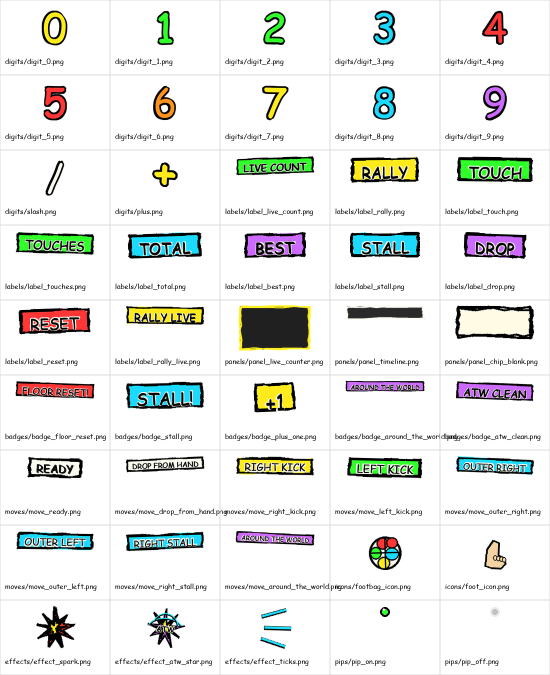
#> input picture assets/ms_paint_hud/asset_sheet.png, 1100 x 1350 px (shown at 1/2 size)
$ python -i patch_footbag_detector.py   (imports and definitions only)
#> lines starting #> are read from the running program, lines starting #| are printed output that depends on the picture; after the words box and inside, x2 and y2 are one past the last pixel; in counts of white or black regions, pixels touching at a corner belong together
#> further down, picture is the input picture: shape (1350, 1100, 3); mean B, G, R 230.5, 233.2, 231.2
#!/usr/bin/env python3
"""Train and evaluate a reviewed-label patch detector for footbag objectness."""

from __future__ import annotations

import argparse
import csv
import json
import math
import random
from collections import defaultdict
from dataclasses import dataclass
from datetime import datetime, timezone
from pathlib import Path
from statistics import mean
from typing import Any

import cv2
import joblib
import numpy as np
from sklearn.ensemble import ExtraTreesClassifier
from sklearn.linear_model import LogisticRegression
from sklearn.metrics import precision_recall_fscore_support, roc_auc_score
from sklearn.pipeline import Pipeline
from sklearn.preprocessing import StandardScaler


ROOT = Path(__file__).resolve().parent
IMAGE_EXTENSIONS = {".jpg", ".jpeg", ".png", ".bmp", ".webp"}


@dataclass(frozen=True)
class LabelBox:
    class_id: int
    center: tuple[float, float]
    bbox: tuple[float, float, float, float]
    width: float
    height: float


@dataclass(frozen=True)
class ImageRecord:
    split: str
    image_path: Path
    label_path: Path
    labels: tuple[LabelBox, ...]


@dataclass(frozen=True)
class HardNegativePoint:
    split: str
    image_path: Path
    source_path: str
    item_id: str | None
    source_video: str | None


def read_json(path: Path) -> dict[str, Any]:
    return json.loads(path.read_text(encoding="utf-8"))


def write_json(path: Path, data: dict[str, Any]) -> None:
    path.parent.mkdir(parents=True, exist_ok=True)
    path.write_text(json.dumps(data, indent=2) + "\n", encoding="utf-8")


# [14 lines left out: functions portable, image_key, not called in this run]


def label_path_for_image(dataset: Path, image: Path) -> Path:
    return dataset / "labels" / image.relative_to(dataset / "images").with_suffix(".txt")


# [124 lines left out: functions read_yolo_labels, load_image_records, load_hard_negative_points, crop_square, feature_vector, not called in this run]


def center_distance(a: tuple[float, float], b: tuple[float, float]) -> float:
    return math.hypot(a[0] - b[0], a[1] - b[1])


def too_near_label(center: tuple[float, float], labels: tuple[LabelBox, ...], min_distance: float) -> bool:
    return any(center_distance(center, label.center) < min_distance for label in labels)


def red_object_proposals(image: np.ndarray, *, max_candidates: int = 80) -> list[tuple[float, float]]:
#> called with max_candidates = 80
    hsv = cv2.cvtColor(image, cv2.COLOR_BGR2HSV)
#> hsv: shape (1350, 1100, 3); mean H, S, V 4.9, 11.6, 236.1
    gray = cv2.cvtColor(image, cv2.COLOR_BGR2GRAY)
    hue = hsv[:, :, 0]
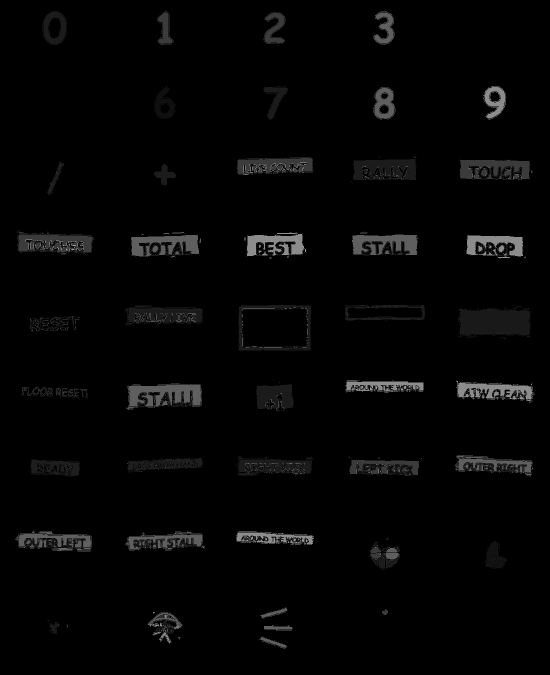
#> hue: shape (1350, 1100) (shown at 1/2 size); min 0, max 179, mean 4.9
    sat = hsv[:, :, 1]
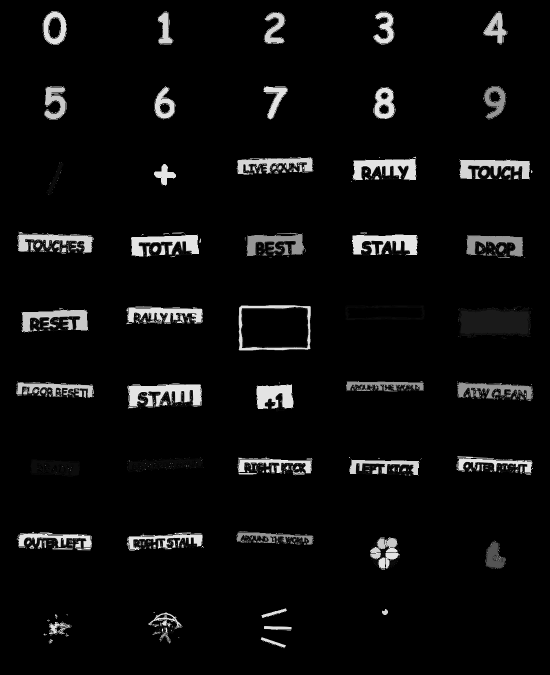
#> sat: shape (1350, 1100) (shown at 1/2 size); min 0, max 255, mean 11.6
    val = hsv[:, :, 2]
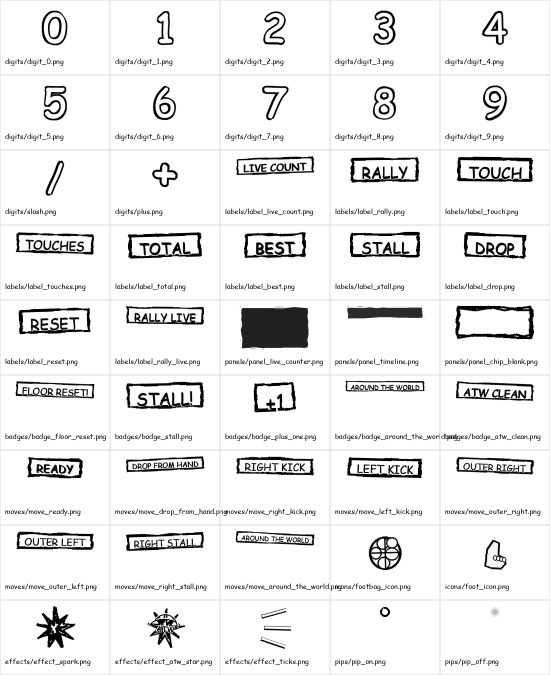
#> val: shape (1350, 1100) (shown at 1/2 size); min 0, max 255, mean 236.1
    red = (((hue < 14) | (hue > 162)) & (sat > 45) & (val > 35)).astype(np.uint8) * 255
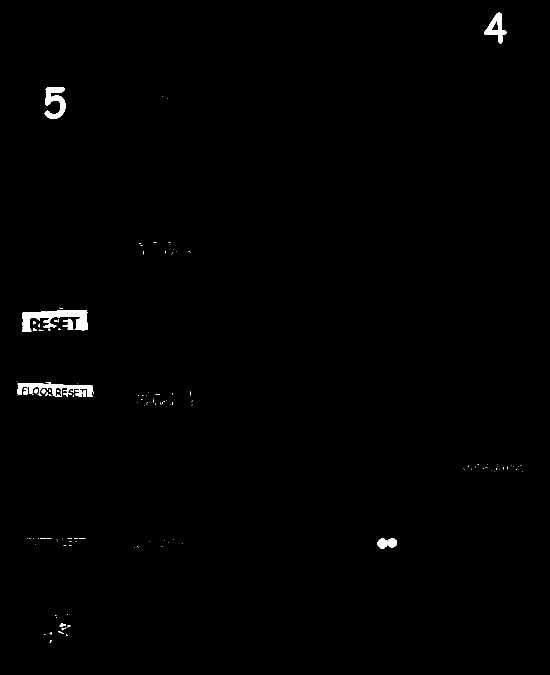
#> red: shape (1350, 1100) (shown at 1/2 size); 0.61% white; 141 white regions (123 under 20 px), largest, box (x1, y1, x2, y2) and area: (44, 620, 176, 664) 2848, (34, 766, 186, 794) 1993, (89, 175, 131, 238) 1460
    magenta = ((hue > 135) & (sat > 35) & (val > 55)).astype(np.uint8) * 255
#> magenta: shape (1350, 1100); 0.86% white; 178 white regions (152 under 20 px), largest, box (x1, y1, x2, y2) and area: (494, 468, 607, 512) 2525, (933, 471, 1046, 513) 2404, (916, 766, 1064, 799) 2284
    dark = ((val < 92) & (sat > 24)).astype(np.uint8) * 255
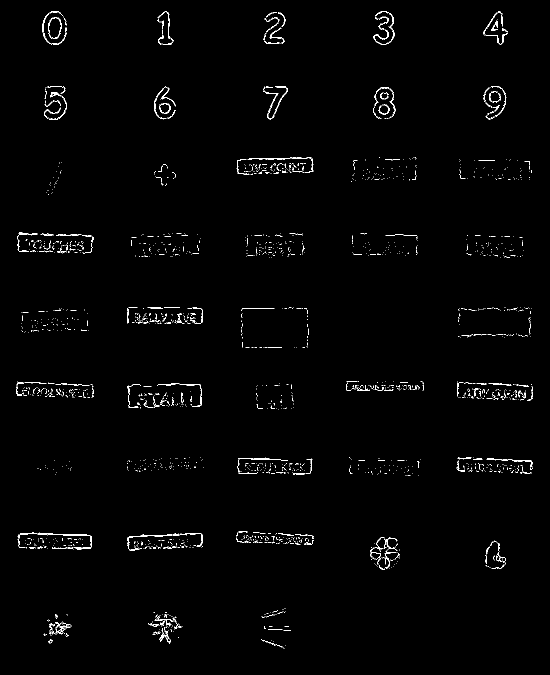
#> dark: shape (1350, 1100) (shown at 1/2 size); 1% white in thin lines or dots, all inside (x1, y1, x2, y2) = (32, 22, 1066, 1297)
    color_mask = cv2.bitwise_or(red, magenta)
#> color_mask: shape (1350, 1100); 1.5% white; 318 white regions (274 under 20 px), largest, box (x1, y1, x2, y2) and area: (44, 620, 176, 664) 2848, (494, 468, 607, 512) 2525, (933, 471, 1046, 513) 2404
    object_mask = cv2.bitwise_or(color_mask, dark)
#> object_mask: shape (1350, 1100); 2.4% white; 1812 white regions (1641 under 20 px), largest, box (x1, y1, x2, y2) and area: (914, 765, 1067, 799) 2991, (43, 615, 177, 665) 2933, (493, 465, 612, 513) 2724
    object_mask = cv2.medianBlur(object_mask, 3)
#> object_mask: shape (1350, 1100); 1.9% white; 555 white regions (487 under 20 px), largest, box (x1, y1, x2, y2) and area: (915, 765, 1067, 802) 3076, (44, 620, 176, 664) 2905, (494, 468, 608, 512) 2653
    object_mask = cv2.morphologyEx(object_mask, cv2.MORPH_OPEN, np.ones((3, 3), np.uint8))
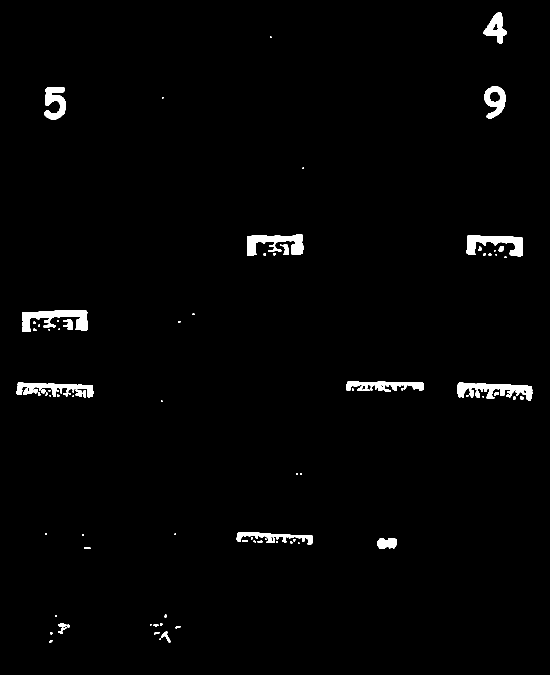
#> object_mask: shape (1350, 1100) (shown at 1/2 size); 1.6% white; 89 white regions (43 under 20 px)
    contours, _ = cv2.findContours(object_mask, cv2.RETR_EXTERNAL, cv2.CHAIN_APPROX_SIMPLE)
#> contours = 89 contours, 55 with area under 20; largest, box (x1, y1, x2, y2) and area: (44, 620, 176, 664) 2644, (915, 765, 1065, 802) 2477, (494, 468, 608, 512) 2402, (933, 471, 1046, 513) 2265, (33, 765, 188, 795) 1828
    candidates: list[tuple[float, float, float]] = []
    height, width = image.shape[:2]
#> height = 1350; width = 1100
    for contour in contours:
        area = float(cv2.contourArea(contour))
        if area < 3.0 or area > 3200.0:
            continue
        x, y, w, h = cv2.boundingRect(contour)
        if w > 150 or h > 150:
            continue
        if x <= 1 or y <= 1 or x + w >= width - 1 or y + h >= height - 1:
            pass
        moments = cv2.moments(contour)
        if moments["m00"]:
            cx = moments["m10"] / moments["m00"]
            cy = moments["m01"] / moments["m00"]
        else:
            cx = x + w / 2.0
            cy = y + h / 2.0
        compactness = area / max(1.0, float(w * h))
        red_pixels = float(cv2.countNonZero(color_mask[y : y + h, x : x + w]))
        source_bonus = 2.0 if red_pixels else 0.75
        candidates.append((cx, cy, area * compactness * source_bonus))
#> this loop made 89 passes
#> (contour, area, x, y, w, h, cx, cy) on pass 16: ([[168, 1095], [168, 1097], [180, 1097], [180, 1095]], 24, 168, 1095, 13, 3, 174, 1096)
#> (area, x, y, w, h, cx, cy, compactness) on passes 4 to 9: (26, 308, 1264, 11, 5, 312.5, 1265.7, 0.473), (127.5, 322, 1263, 19, 22, 331.6, 1272.7, 0.305), (27.5, 116, 1262, 10, 6, 120.8, 1264.3, 0.458), (33, 122, 1254, 11, 8, 126, 1257.5, 0.375), (22.5, 351, 1252, 10, 5, 355.3, 1253.7, 0.45), (22, 307, 1249, 10, 4, 311.5, 1250.3, 0.55)

    corner_mask = cv2.dilate(object_mask, np.ones((9, 9), np.uint8))
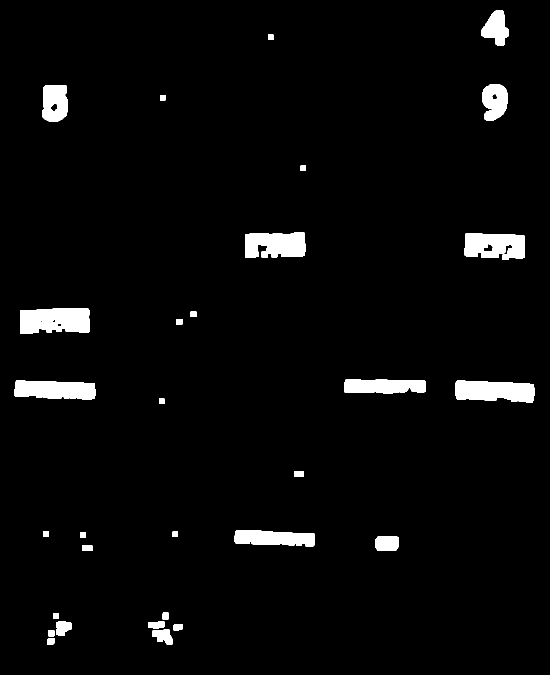
#> corner_mask: shape (1350, 1100) (shown at 1/2 size); 3.4% white; 30 white regions, largest, box (x1, y1, x2, y2) and area: (40, 616, 180, 668) 6301, (911, 761, 1069, 806) 5675, (490, 464, 612, 516) 5362
    corners = cv2.goodFeaturesToTrack(gray, maxCorners=max_candidates, qualityLevel=0.015, minDistance=12, mask=corner_mask)
    if corners is not None:
        for corner in corners.reshape(-1, 2):
            cx, cy = float(corner[0]), float(corner[1])
            if cx < 2 or cy < 2 or cx > width - 3 or cy > height - 3:
                continue
            local = object_mask[max(0, int(cy) - 6) : min(height, int(cy) + 7), max(0, int(cx) - 6) : min(width, int(cx) + 7)]
            density = float(cv2.countNonZero(local)) / max(1.0, float(local.size))
            if density <= 0.02:
                continue
            candidates.append((cx, cy, 25.0 + density * 100.0))
#> this loop made 80 passes
#> corner on passes 1 to 12: [296, 1246], [794, 1093], [692, 762], [317, 1269], [598, 1079], [495, 1075], [776, 1095], [123, 1271], [985, 501], [130, 1261], [101, 655], [66, 642]
    candidates.sort(key=lambda item: item[2], reverse=True)
    centers: list[tuple[float, float]] = []
    for cx, cy, _score in candidates:
        if all(center_distance((cx, cy), existing) > 10.0 for existing in centers):
            centers.append((cx, cy))
        if len(centers) >= max_candidates:
            break
#> this loop made 95 passes
#> (cx, cy, _score) on passes 1 to 12: (111.7, 636.2, 2407.3), (549.7, 485.9, 2301.4), (990, 200, 2253.2), (988.3, 778.6, 2211), (990, 486.1, 2161.9), (109.7, 203.8, 1896.5), (992.1, 55.47, 1285.6), (773.5, 1086.1, 976.5), (137.7, 648.5, 238.4), (571.8, 498.8, 184.7), (158.2, 786.1, 118.4), (1002.2, 497.4, 108.2)
    return centers


# [19 lines left out: function random_negative_centers, not called in this run]


def split_records(records: list[ImageRecord], split: str) -> list[ImageRecord]:
    return [record for record in records if record.split == split]


def split_hard_negative_points(points: list[HardNegativePoint], split: str) -> list[HardNegativePoint]:
    return [point for point in points if point.split == split]


# [610 lines left out: functions build_samples, choose_threshold, sample_metrics, build_model, train_patch_detector, load_patch_artifact and 9 more, not called in this run]


# [2 lines not run here, left out]

>>> import cv2
>>> picture = cv2.imread('assets/ms_paint_hud/asset_sheet.png')
>>> result = red_object_proposals(picture)
